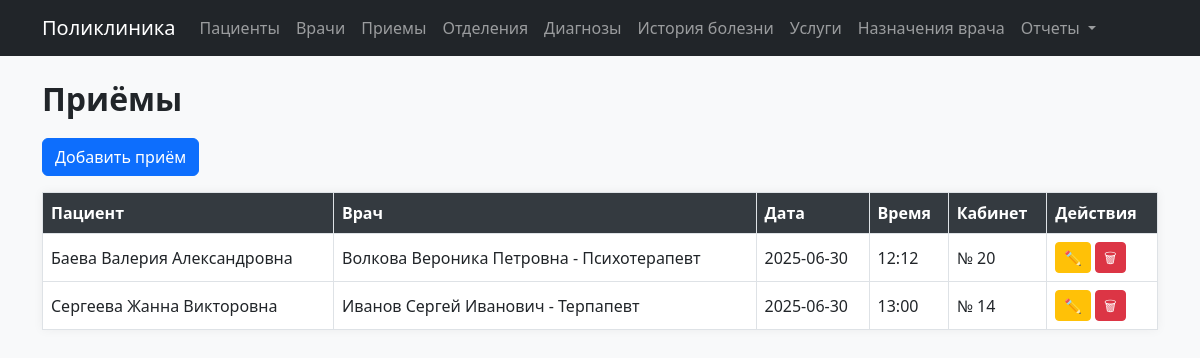
The app's page /appointments with its own data.
### models.py (models this page shows)
class Appointment(db.Model):
    __tablename__ = 'appointments'
    id = db.Column(db.Integer, primary_key=True)
    patient_id = db.Column(db.Integer, db.ForeignKey('patients.id'))
    doctor_id = db.Column(db.Integer, db.ForeignKey('doctors.id'))
    appointment_date = db.Column(db.Date)
    appointment_time = db.Column(db.Time)
    room_number = db.Column(db.String(10))

class Patient(db.Model):
    __tablename__ = 'patients'
    id = db.Column(db.Integer, primary_key=True)
    full_name = db.Column(db.String(100), nullable=False)
    birth_date = db.Column(db.Date)
    gender = db.Column(db.String(10))
    phone = db.Column(db.String(20))
    address = db.Column(db.Text)
    insurance_number = db.Column(db.String(30))
    appointments = db.relationship('Appointment', backref='patient', lazy=True)
    medical_records = db.relationship('MedicalRecord', backref='patient', lazy=True)

class Doctor(db.Model):
    __tablename__ = 'doctors'
    id = db.Column(db.Integer, primary_key=True)
    full_name = db.Column(db.String(100), nullable=False)
    specialty = db.Column(db.String(100))
    experience_years = db.Column(db.Integer)
    phone = db.Column(db.String(20))
    category_id = db.Column(db.Integer, db.ForeignKey('categories.id'))
    department_id = db.Column(db.Integer, db.ForeignKey('departments.id'))
    appointments = db.relationship('Appointment', backref='doctor', lazy=True)

### modules/appointments.py (the view)
@appointments_bp.route('/appointments')
def list_appointments():
    appointments = Appointment.query.all()
    return render_template('appointments/list.html', appointments=appointments)

### templates/appointments/list.html
{% extends 'index.html' %}
{% block content %}
<h2>Приёмы</h2>
<a href="/appointments/new" class="btn btn-primary mb-3">Добавить приём</a>
<table class="table table-bordered">
    <thead>
        <tr>
            <th>Пациент</th>
            <th>Врач</th>
            <th>Дата</th>
            <th>Время</th>
            <th>Кабинет</th>
            <th>Действия</th>
        </tr>
    </thead>
    <tbody>
        {% for a in appointments %}
        <tr>
            <td>{{ a.patient.full_name }}</td>
            <td>{{ a.doctor.full_name }} - {{  a.doctor.specialty }}</td>
            <td>{{ a.appointment_date }}</td>
            <td>{{ a.appointment_time.strftime('%H:%M') }}</td>
            <td>{{ a.room_number }}</td>
            <td>
                <a href="/appointments/{{ a.id }}/edit" class="btn btn-sm btn-warning">✏️</a>
                <a href="/appointments/{{ a.id }}/delete" class="btn btn-sm btn-danger">🗑</a>
            </td>
        </tr>
        {% endfor %}
    </tbody>
</table>
{% endblock %}

### static/style.css (style rules this page uses)
body { background-color: #f8f9fa; font-family: 'Segoe UI', sans-serif; }
h2 { font-weight: 600; margin-bottom: 20px; }
.table { background-color: #fff; box-shadow: 0 0 10px rgba(0,0,0,0.05); }
.table th { background-color: #343a40; color: white; }
.table td, .table th { vertical-align: middle; }
.btn { font-weight: 500; }
.btn-sm { padding: 0.25rem 0.5rem; }

### records on screen
Appointment: patient.full_name "Баева Валерия Александровна", doctor.full_name "Волкова Вероника Петровна", doctor.specialty "Психотерапевт", appointment_date "2025-06-30", appointment_time "12:12", room_number "№ 20"
Appointment: patient.full_name "Сергеева Жанна Викторовна", doctor.full_name "Иванов Сергей Иванович", doctor.specialty "Терпапевт", appointment_date "2025-06-30", appointment_time "13:00", room_number "№ 14"
